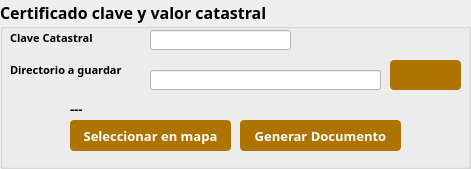
        <widget class="QgsCollapsibleGroupBox" name="mGroupBox_2">
         <property name="geometry">
          <rect>
           <x>10</x>
           <y>360</y>
           <width>471</width>
           <height>169</height>
          </rect>
         </property>
         <property name="minimumSize">
          <size>
           <width>0</width>
           <height>169</height>
          </size>
         </property>
         <property name="maximumSize">
          <size>
           <width>16777215</width>
           <height>16777215</height>
          </size>
         </property>
         <property name="font">
          <font>
           <family>Century Gothic</family>
           <pointsize>12</pointsize>
           <weight>75</weight>
           <bold>true</bold>
          </font>
         </property>
         <property name="title">
          <string>Certificado clave y valor catastral</string>
         </property>
         <property name="alignment">
          <set>Qt::AlignLeading|Qt::AlignLeft|Qt::AlignTop</set>
         </property>
         <widget class="QPushButton" name="btnGenerar_2">
          <property name="geometry">
           <rect>
            <x>240</x>
            <y>120</y>
            <width>161</width>
            <height>31</height>
           </rect>
          </property>
          <property name="font">
           <font>
            <family>Century Gothic</family>
            <pointsize>10</pointsize>
            <weight>75</weight>
            <bold>true</bold>
           </font>
          </property>
          <property name="styleSheet">
           <string notr="true">QPushButton{
background : rgb(174, 116, 0);
color : rgb(255, 255, 255);
border-radius : 4px;
}
QPushButton::hover{
background : rgb(104, 69, 13);
color : rgb(255, 255, 255);
border-radius : 4px;
}
QPushButton:disabled {
background: rgb(217, 217, 217)
}</string>
          </property>
          <property name="text">
           <string>Generar Documento</string>
          </property>
         </widget>
         <widget class="QLabel" name="label_8">
          <property name="geometry">
           <rect>
            <x>10</x>
            <y>30</y>
            <width>101</width>
            <height>16</height>
           </rect>
          </property>
          <property name="font">
           <font>
            <family>Century Gothic</family>
            <pointsize>8</pointsize>
            <weight>75</weight>
            <bold>true</bold>
           </font>
          </property>
          <property name="text">
           <string>Clave Catastral</string>
          </property>
         </widget>
         <widget class="QPushButton" name="btnBrowse_2">
          <property name="geometry">
           <rect>
            <x>390</x>
            <y>60</y>
            <width>71</width>
            <height>30</height>
           </rect>
          </property>
          <property name="font">
           <font>
            <family>Century Gothic</family>
            <pointsize>10</pointsize>
            <weight>75</weight>
            <bold>true</bold>
           </font>
          </property>
          <property name="styleSheet">
           <string notr="true">QPushButton{
background : rgb(174, 116, 0);
color : rgb(255, 255, 255);
border-radius : 4px;
}
QPushButton::hover{
background : rgb(104, 69, 13);
color : rgb(255, 255, 255);
border-radius : 4px;
}
QPushButton:disabled {
background: rgb(217, 217, 217)
}</string>
          </property>
          <property name="text">
           <string/>
          </property>
          <property name="iconSize">
           <size>
            <width>30</width>
            <height>30</height>
           </size>
          </property>
         </widget>
         <widget class="QLineEdit" name="fldCveCat_2">
          <property name="enabled">
           <bool>true</bool>
          </property>
          <property name="geometry">
           <rect>
            <x>150</x>
            <y>30</y>
            <width>141</width>
            <height>20</height>
           </rect>
          </property>
          <property name="font">
           <font>
            <family>Century Gothic</family>
            <pointsize>10</pointsize>
           </font>
          </property>
          <property name="styleSheet">
           <string notr="true">background: rgb(255,255,255)</string>
          </property>
         </widget>
         <widget class="QLineEdit" name="fldDirectorio_2">
          <property name="enabled">
           <bool>false</bool>
          </property>
          <property name="geometry">
           <rect>
            <x>150</x>
            <y>70</y>
            <width>231</width>
            <height>20</height>
           </rect>
          </property>
          <property name="font">
           <font>
            <family>Century Gothic</family>
            <pointsize>10</pointsize>
           </font>
          </property>
          <property name="styleSheet">
           <string notr="true">background: rgb(255,255,255)</string>
          </property>
         </widget>
         <widget class="QLabel" name="lbEstatusCedula_2">
          <property name="geometry">
           <rect>
            <x>70</x>
            <y>100</y>
            <width>231</width>
            <height>16</height>
           </rect>
          </property>
          <property name="font">
           <font>
            <family>Century Gothic</family>
            <pointsize>10</pointsize>
           </font>
          </property>
          <property name="text">
           <string>&lt;html&gt;&lt;head/&gt;&lt;body&gt;&lt;p&gt;---&lt;/p&gt;&lt;/body&gt;&lt;/html&gt;</string>
          </property>
         </widget>
         <widget class="QLabel" name="label_9">
          <property name="geometry">
           <rect>
            <x>10</x>
            <y>60</y>
            <width>131</width>
            <height>20</height>
           </rect>
          </property>
          <property name="font">
           <font>
            <family>Century Gothic</family>
            <pointsize>8</pointsize>
            <weight>75</weight>
            <bold>true</bold>
           </font>
          </property>
          <property name="text">
           <string>Directorio a guardar</string>
          </property>
         </widget>
         <widget class="QPushButton" name="btnSeleccionar_2">
          <property name="geometry">
           <rect>
            <x>70</x>
            <y>120</y>
            <width>161</width>
            <height>31</height>
           </rect>
          </property>
          <property name="font">
           <font>
            <family>Century Gothic</family>
            <pointsize>10</pointsize>
            <weight>75</weight>
            <bold>true</bold>
           </font>
          </property>
          <property name="styleSheet">
           <string notr="true">QPushButton{
background : rgb(174, 116, 0);
color : rgb(255, 255, 255);
border-radius : 4px;
}
QPushButton::hover{
background : rgb(104, 69, 13);
color : rgb(255, 255, 255);
border-radius : 4px;
}
QPushButton:disabled {
background: rgb(217, 217, 217)
}</string>
          </property>
          <property name="text">
           <string>Seleccionar en mapa</string>
          </property>
         </widget>
        </widget>
